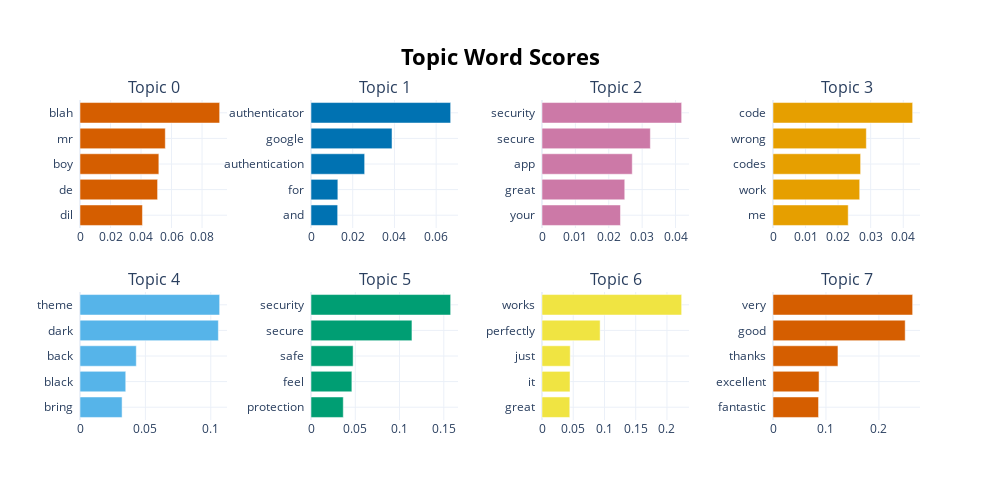

This figure's notebook cell:
### Code cell
model.visualize_barchart()

### Figure 1 — Plotly figure (JSON) as saved in the notebook; plotly's stock layout.template omitted (floating-point values rounded to 4 significant figures)
{"data": [{"marker": {"color": "#D55E00"}, "orientation": "h", "type": "bar", "x": [0.04094, 0.05086, 0.05169, 0.05592, 0.09155], "xaxis": "x", "y": ["dil  ", "de  ", "boy  ", "mr  ", "blah  "], "yaxis": "y"}, {"marker": {"color": "#0072B2"}, "orientation": "h", "type": "bar", "x": [0.01278, 0.01287, 0.02572, 0.03884, 0.06694], "xaxis": "x2", "y": ["and  ", "for  ", "authentication  ", "google  ", "authenticator  "], "yaxis": "y2"}, {"marker": {"color": "#CC79A7"}, "orientation": "h", "type": "bar", "x": [0.02351, 0.02479, 0.02703, 0.03246, 0.04183], "xaxis": "x3", "y": ["your  ", "great  ", "app  ", "secure  ", "security  "], "yaxis": "y3"}, {"marker": {"color": "#E69F00"}, "orientation": "h", "type": "bar", "x": [0.0231, 0.02662, 0.02691, 0.02866, 0.04289], "xaxis": "x4", "y": ["me  ", "work  ", "codes  ", "wrong  ", "code  "], "yaxis": "y4"}, {"marker": {"color": "#56B4E9"}, "orientation": "h", "type": "bar", "x": [0.03219, 0.03498, 0.04305, 0.1058, 0.1068], "xaxis": "x5", "y": ["bring  ", "black  ", "back  ", "dark  ", "theme  "], "yaxis": "y5"}, {"marker": {"color": "#009E73"}, "orientation": "h", "type": "bar", "x": [0.03645, 0.04617, 0.04757, 0.114, 0.1577], "xaxis": "x6", "y": ["protection  ", "feel  ", "safe  ", "secure  ", "security  "], "yaxis": "y6"}, {"marker": {"color": "#F0E442"}, "orientation": "h", "type": "bar", "x": [0.04447, 0.04486, 0.04518, 0.09302, 0.2235], "xaxis": "x7", "y": ["great  ", "it  ", "just  ", "perfectly  ", "works  "], "yaxis": "y7"}, {"marker": {"color": "#D55E00"}, "orientation": "h", "type": "bar", "x": [0.08602, 0.08699, 0.1227, 0.2496, 0.2637], "xaxis": "x8", "y": ["fantastic  ", "excellent  ", "thanks  ", "good  ", "very  "], "yaxis": "y8"}], "layout": {"annotations": [{"font": {"size": 16}, "showarrow": false, "text": "Topic 0", "x": 0.0875, "xanchor": "center", "xref": "paper", "y": 1, "yanchor": "bottom", "yref": "paper"}, {"font": {"size": 16}, "showarrow": false, "text": "Topic 1", "x": 0.3625, "xanchor": "center", "xref": "paper", "y": 1, "yanchor": "bottom", "yref": "paper"}, {"font": {"size": 16}, "showarrow": false, "text": "Topic 2", "x": 0.6375, "xanchor": "center", "xref": "paper", "y": 1, "yanchor": "bottom", "yref": "paper"}, {"font": {"size": 16}, "showarrow": false, "text": "Topic 3", "x": 0.9125, "xanchor": "center", "xref": "paper", "y": 1, "yanchor": "bottom", "yref": "paper"}, {"font": {"size": 16}, "showarrow": false, "text": "Topic 4", "x": 0.0875, "xanchor": "center", "xref": "paper", "y": 0.4, "yanchor": "bottom", "yref": "paper"}, {"font": {"size": 16}, "showarrow": false, "text": "Topic 5", "x": 0.3625, "xanchor": "center", "xref": "paper", "y": 0.4, "yanchor": "bottom", "yref": "paper"}, {"font": {"size": 16}, "showarrow": false, "text": "Topic 6", "x": 0.6375, "xanchor": "center", "xref": "paper", "y": 0.4, "yanchor": "bottom", "yref": "paper"}, {"font": {"size": 16}, "showarrow": false, "text": "Topic 7", "x": 0.9125, "xanchor": "center", "xref": "paper", "y": 0.4, "yanchor": "bottom", "yref": "paper"}], "height": 500, "hoverlabel": {"bgcolor": "white", "font": {"family": "Rockwell", "size": 16}}, "showlegend": false, "title": {"font": {"color": "Black", "size": 22}, "text": "<b>Topic Word Scores", "x": 0.5, "xanchor": "center", "yanchor": "top"}, "width": 1000, "xaxis": {"anchor": "y", "domain": [0, 0.175], "showgrid": true}, "xaxis2": {"anchor": "y2", "domain": [0.275, 0.45], "showgrid": true}, "xaxis3": {"anchor": "y3", "domain": [0.55, 0.725], "showgrid": true}, "xaxis4": {"anchor": "y4", "domain": [0.825, 1], "showgrid": true}, "xaxis5": {"anchor": "y5", "domain": [0, 0.175], "showgrid": true}, "xaxis6": {"anchor": "y6", "domain": [0.275, 0.45], "showgrid": true}, "xaxis7": {"anchor": "y7", "domain": [0.55, 0.725], "showgrid": true}, "xaxis8": {"anchor": "y8", "domain": [0.825, 1], "showgrid": true}, "yaxis": {"anchor": "x", "domain": [0.6, 1], "showgrid": true}, "yaxis2": {"anchor": "x2", "domain": [0.6, 1], "showgrid": true}, "yaxis3": {"anchor": "x3", "domain": [0.6, 1], "showgrid": true}, "yaxis4": {"anchor": "x4", "domain": [0.6, 1], "showgrid": true}, "yaxis5": {"anchor": "x5", "domain": [0, 0.4], "showgrid": true}, "yaxis6": {"anchor": "x6", "domain": [0, 0.4], "showgrid": true}, "yaxis7": {"anchor": "x7", "domain": [0, 0.4], "showgrid": true}, "yaxis8": {"anchor": "x8", "domain": [0, 0.4], "showgrid": true}}}
